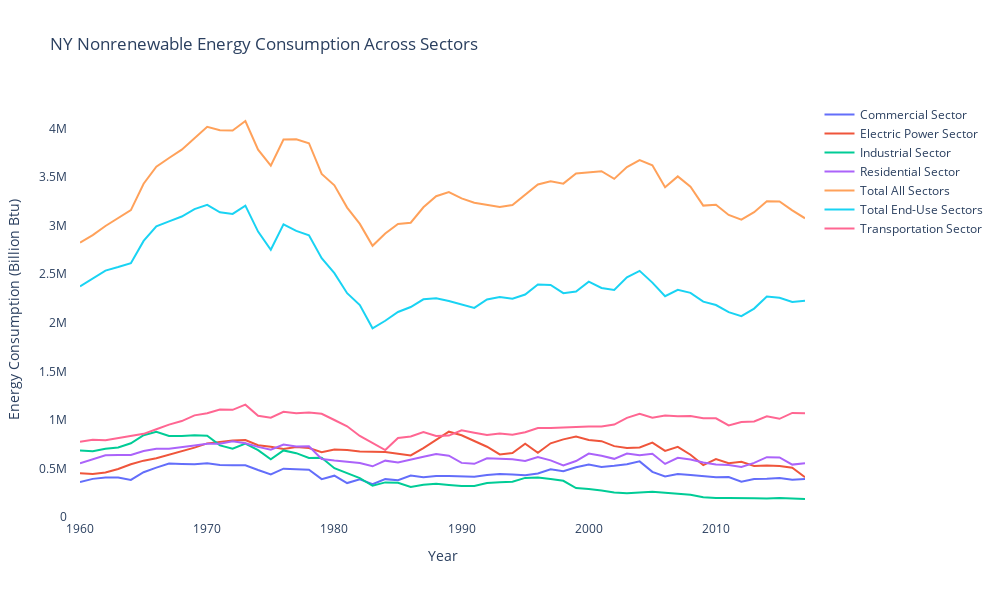

Notebook cell for this chart:
### Markdown cell above
##  Breaking down Renewable and Nonrenewable by Sector

### Code cell
fig1 = go.Figure()

for sector in sectors:

    plot_df = dataframes[sector]

    fig1.add_trace(go.Scatter(
        x=plot_df.index,        
        y=plot_df['Nonrenewable Sources'],           
        mode='lines',           
        name=sector,
#                 line_color='#6785be'
        )
    )


fig1.update_layout(
    title = 'NY Nonrenewable Energy Consumption Across Sectors',
    template = "plotly_white",
    xaxis_title = 'Year',
    yaxis_title = 'Energy Consumption (Billion Btu)',
    yaxis_showgrid=False,
    xaxis_showgrid=False,
    yaxis_ticks='outside',
    yaxis_tickcolor='white',
    yaxis_ticklen=10,
    yaxis_zeroline=False,
#     legend=go.layout.Legend(x=0.83,y=1.1),
    width = 1000, #1000
    height = 600  #600      
    )
fig2 = go.Figure()

for sector in sectors:

    plot_df = dataframes[sector]

    fig2.add_trace(go.Scatter(
        x=plot_df.index,        
        y=plot_df['Renewable Sources'],           
        mode='lines',           
        name=sector,
#                 line_color='#6785be'
        )
    )


fig2.update_layout(
    title = 'NY Renewable Energy Consumption Across Sectors',
    template = "plotly_white",
    xaxis_title = 'Year',
    yaxis_title = 'Energy Consumption (Billion Btu)',
    yaxis_showgrid=False,
    xaxis_showgrid=False,
    yaxis_ticks='outside',
    yaxis_tickcolor='white',
    yaxis_ticklen=10,
    yaxis_zeroline=False,
    width = 1000, #1000
    height = 600  #600      
    )

fig1.show()
fig2.show()
# filename=sector.lower().replace(' ','_')
# fig1.write_image(f'figures/ny_nr_breakdown.png',scale=2)
# fig2.write_image(f'figures/ny_r_breakdown.png',scale=2)a
